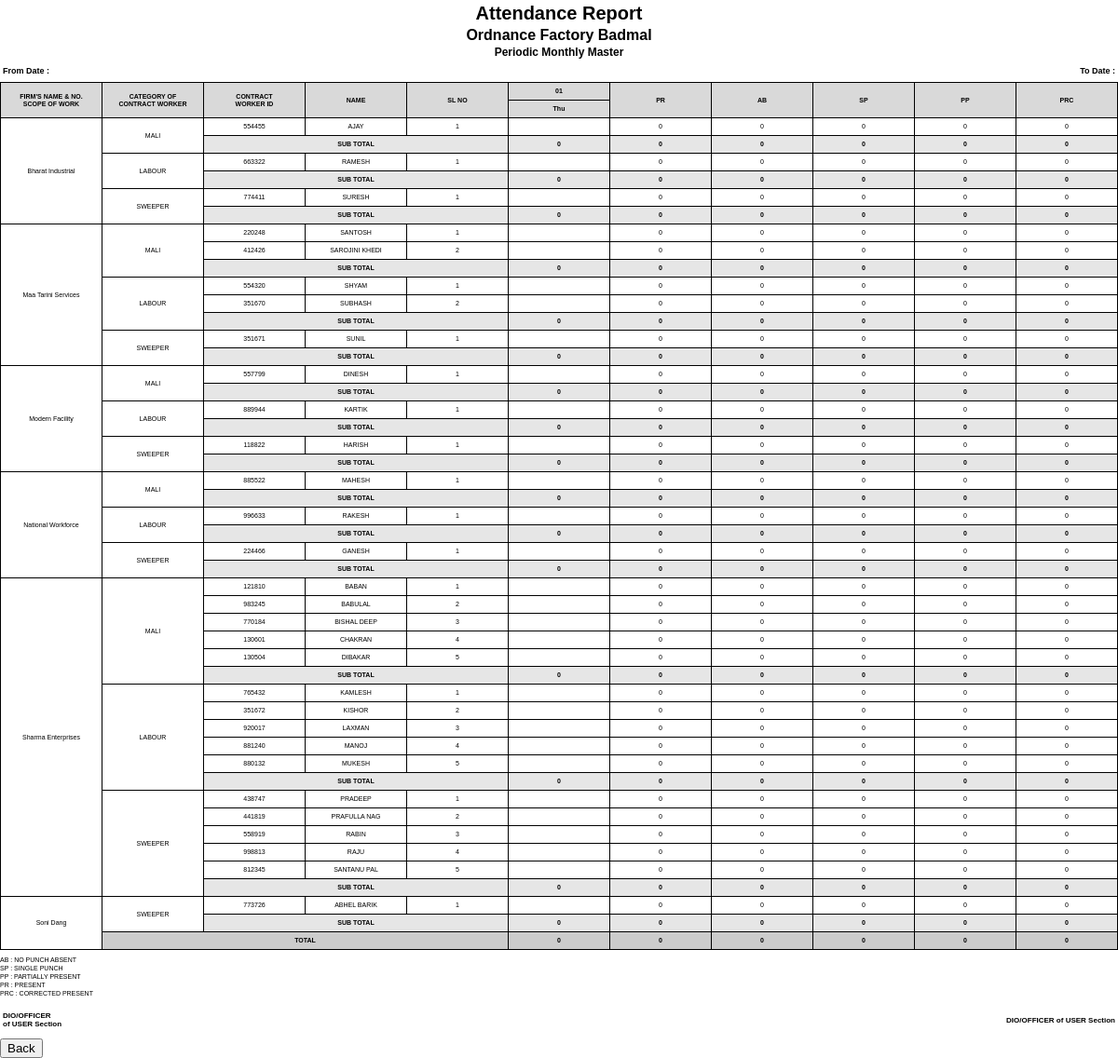
/adminreportgen.php (signed in), run on the app's committed database.
### tables this page shows
CREATE TABLE `master` (
  `id` int(11) NOT NULL,
  `contractor_name` varchar(100) DEFAULT NULL,
  `category` varchar(50) DEFAULT NULL,
  `employee_id` varchar(6) NOT NULL,
  `employee_name` varchar(100) DEFAULT NULL,
  `aadhaar_number` varchar(12) NOT NULL,
  `phone_number` varchar(10) NOT NULL,
  `dob` date DEFAULT NULL,
  `address` varchar(255) DEFAULT NULL
);

### adminreportgen.php (the view, shortened to what this page needs)
<?php
include 'db_connect.php';
$from_date = $_GET['fromDate'];
$to_date   = $_GET['toDate'];
?>
<!DOCTYPE html>
<html>
<head>
</head>
<body>
<div class="header-title">
Attendance Report
</div>
<div class="header-title" style="font-size:16px;">
Ordnance Factory Badmal
</div>
<div class="header-subtitle">
Periodic Monthly Master
</div>
<table class="date-row">
<tr>
<td>
From Date :
</td>
<td style="text-align:right;">
To Date :
</td>
</tr>
</table>
<table class="report-table">
<tr>
<th rowspan="2">
FIRM'S NAME & NO.<br>
SCOPE OF WORK
</th>
<th rowspan="2">
CATEGORY OF<br>
CONTRACT WORKER
</th>
<th rowspan="2">
CONTRACT<br>
WORKER ID
</th>
<th rowspan="2">
NAME
</th>
<th rowspan="2">
SL NO
</th>
<?php
$date_array = [];
$start = strtotime($from_date);
$end   = strtotime($to_date);
while ($start <= $end) {
    $date_array[] = date('Y-m-d', $start);
    echo "<th>" . date('d', $start) . "</th>";
    $start = strtotime('+1 day', $start);
}
?>
<th rowspan="2">PR</th>
<th rowspan="2">AB</th>
<th rowspan="2">SP</th>
<th rowspan="2">PP</th>
<th rowspan="2">PRC</th>
</tr>
<tr>
<?php
$start = strtotime($from_date);
$end   = strtotime($to_date);
while ($start <= $end) {
    echo "<th>" . date('D', $start) . "</th>";
    $start = strtotime('+1 day', $start);
}
?>
</tr>
<?php
$grand_pr = 0;
$grand_ab = 0;
$grand_sp = 0;
$grand_pp = 0;
$grand_prc = 0;
$contractor_query = "
SELECT DISTINCT contractor_name
FROM master
ORDER BY contractor_name
";
$contractor_result = mysqli_query(
    $connection,
    $contractor_query
);
while ($contractor = mysqli_fetch_assoc($contractor_result)) {
    $current_contractor = $contractor['contractor_name'];
    $contractor_count_query = "
    SELECT COUNT(*) AS total
    FROM master
    WHERE contractor_name =
    '$current_contractor'
    ";
    $contractor_count_result = mysqli_query(
        $connection,
        $contractor_count_query
    );
    $contractor_total =
    mysqli_fetch_assoc(
        $contractor_count_result
    )['total'];
    $show_contractor = true;
    $category_query = "
    SELECT DISTINCT category
    FROM master
    WHERE contractor_name =
    '$current_contractor'
    ORDER BY FIELD(
        category,
        'MALI',
        'LABOUR',
        'SWEEPER'
    )
    ";
    $category_result = mysqli_query(
        $connection,
        $category_query
    );
    while ($category = mysqli_fetch_assoc($category_result)) {
        $current_category = $category['category'];
        $category_count_query = "
        SELECT COUNT(*) AS total
        FROM master
        WHERE contractor_name =
        '$current_contractor'
        AND category =
        '$current_category'
        ";
        $category_count_result = mysqli_query(
            $connection,
            $category_count_query
        );
        $category_total =
        mysqli_fetch_assoc(
            $category_count_result
        )['total'];
        $worker_query = "
        SELECT *
        FROM master
        WHERE contractor_name =
        '$current_contractor'
        AND category =
        '$current_category'
        ";
        $worker_result = mysqli_query(
            $connection,
            $worker_query
        );
        $show_category = true;
        $sl_no = 1;
        $subtotal_pr = 0;
        $subtotal_ab = 0;
        $subtotal_sp = 0;
        $subtotal_pp = 0;
        $subtotal_prc = 0;
        while ($worker = mysqli_fetch_assoc($worker_result)) {
            echo "<tr>";
            if ($show_contractor) {
                echo
                "<td rowspan='" .
                ($contractor_total + 3) .
                "'>"
                .
                $current_contractor
                .
                "</td>";
                $show_contractor = false;
            }
            if ($show_category) {
                echo
                "<td rowspan='" .
                ($category_total + 1) .
                "'>"
                .
                $current_category
                .
                "</td>";
                $show_category = false;
            }
            echo "<td>" . $worker['employee_id'] . "</td>";
            echo "<td>" . $worker['employee_name'] . "</td>";
            echo "<td>" . $sl_no++ . "</td>";
            $pr  = 0;
            $ab  = 0;
            $sp  = 0;
            $pp  = 0;
            $prc = 0;
            foreach ($date_array as $date) {
                $attendance_query = "
                SELECT status
                FROM attendance_final
                WHERE employee_id =
                '{$worker['employee_id']}'
                AND attendance_date =
                '$date'
                ";
                $attendance_result = mysqli_query(
                    $connection,
                    $attendance_query
                );
                if (mysqli_num_rows($attendance_result) > 0) {
                    $attendance =
                    mysqli_fetch_assoc(
                        $attendance_result
                    );
                    $status =
                    $attendance['status'];
                    $current_day =
date(
    'D',
    strtotime($date)
);
if (
    $current_day == 'Sun'
) {
    $wff = false;
}
if (
    $current_day == 'Sun'
    &&
    (
        $status == 'PR'
        ||
        $status == 'PRC'
    )
) {
    $wff = true;
}
                }
                else {
                    $status = "";
                }
                echo "<td>$status</td>";
            }
            echo "<td>$pr</td>";
            echo "<td>$ab</td>";
            echo "<td>$sp</td>";
            echo "<td>$pp</td>";
            echo "<td>$prc</td>";
            echo "</tr>";
            $subtotal_pr += $pr;
            $subtotal_ab += $ab;
            $subtotal_sp += $sp;
            $subtotal_pp += $pp;
            $subtotal_prc += $prc;
        }
      $subtotal_colspan = 3;
echo "<tr class='subtotal'>";
echo "<td colspan='$subtotal_colspan'>SUB TOTAL</td>";
foreach ($date_array as $date) {
    $day_query = "
    SELECT COUNT(*) AS total
    FROM attendance_final af
    INNER JOIN master m
    ON af.employee_id = m.employee_id
    WHERE m.contractor_name = '$current_contractor'
    AND m.category = '$current_category'
    AND af.attendance_date = '$date'
    AND af.status IN ('PR')
    ";
    $day_result = mysqli_query(
        $connection,
        $day_query
    );
    $day_data = mysqli_fetch_assoc(
        $day_result
    );
    $day_total = $day_data['total'];
    echo "<td>$day_total</td>";
}
echo "<td>$subtotal_pr</td>";
echo "<td>$subtotal_ab</td>";
echo "<td>$subtotal_sp</td>";
echo "<td>$subtotal_pp</td>";
echo "<td>$subtotal_prc</td>";
echo "</tr>";
        $grand_pr += $subtotal_pr;
        $grand_ab += $subtotal_ab;
        $grand_sp += $subtotal_sp;
        $grand_pp += $subtotal_pp;
        $grand_prc += $subtotal_prc;
    }
}
echo "<tr class='total'>";
echo "<td colspan='4'>TOTAL</td>";
foreach ($date_array as $date) {
    $grand_query = "
    SELECT COUNT(*) AS total
    FROM attendance_final
    WHERE attendance_date = '$date'
    AND status IN ('PR')
    ";
    $grand_result = mysqli_query(
        $connection,
        $grand_query
    );
    $grand_data = mysqli_fetch_assoc(
        $grand_result
    );
    $grand_day_total = $grand_data['total'];
    echo "<td>$grand_day_total</td>";
}
echo "<td>$grand_pr</td>";
echo "<td>$grand_ab</td>";
echo "<td>$grand_sp</td>";
echo "<td>$grand_pp</td>";
echo "<td>$grand_prc</td>";
echo "</tr>";
?>
</table>
<div class="footer">
AB : NO PUNCH ABSENT<br>
SP : SINGLE PUNCH<br>
PP : PARTIALLY PRESENT<br>
PR : PRESENT<br>
PRC : CORRECTED PRESENT
</div>
<table class="signature">
<tr>
<td>
DIO/OFFICER<br>
of USER Section
</td>
<td style="text-align:right;">
DIO/OFFICER of USER Section
</td>
</tr>
</table>
<div class="back-btn">
<button onclick="window.location.href='adminreport.php'">
Back
</button>
</div>
</body>
</html>

### adminreportgen.php (style rules this page uses)
body { font-family: Arial, sans-serif; margin: 0; padding: 0; font-size: 8px; }
.header-title { text-align: center; font-size: 20px; font-weight: bold; margin-top: 3px; margin-bottom: 2px; }
.header-subtitle { text-align: center; font-size: 12px; font-weight: bold; margin-bottom: 5px; }
.date-row { width: 100%; margin-bottom: 4px; font-size: 9px; font-weight: bold; }
.date-row td { border: none; }
.report-table { width: 100%; border-collapse: collapse; table-layout: fixed; }
.report-table th, .report-table td { border: 1px solid black; padding: 1px; text-align: center; font-size: 7px; line-height: 1.1; height: 16px; word-break: break-word; }
.report-table th { background: #d9d9d9; font-weight: bold; }
.subtotal { background: #e6e6e6; font-weight: bold; }
.total { background: #cccccc; font-weight: bold; }
.footer { margin-top: 6px; font-size: 7px; line-height: 1.3; }
.signature { margin-top: 12px; width: 100%; }
.signature td { border: none; font-size: 8px; font-weight: bold; }
.back-btn { margin-top: 8px; }

### data on the page
master: current_contractor "Bharat Industrial", current_category "MALI", employee "554455", employee_name "AJAY", pr "0", ab "0", sp "0", pp "0", prc "0"
master: current_category "LABOUR", employee "663322", employee_name "RAMESH", pr "0", ab "0", sp "0", pp "0", prc "0"
master: current_category "SWEEPER", employee "774411", employee_name "SURESH", pr "0", ab "0", sp "0", pp "0", prc "0"
master: current_contractor "Maa Tarini Services", current_category "MALI", employee "220248", employee_name "SANTOSH", pr "0", ab "0", sp "0", pp "0", prc "0"
master: employee "412426", employee_name "SAROJINI KHEDI", pr "0", ab "0", sp "0", pp "0", prc "0"
master: current_category "LABOUR", employee "554320", employee_name "SHYAM", pr "0", ab "0", sp "0", pp "0", prc "0"
master: employee "351670", employee_name "SUBHASH", pr "0", ab "0", sp "0", pp "0", prc "0"
master: current_category "SWEEPER", employee "351671", employee_name "SUNIL", pr "0", ab "0", sp "0", pp "0", prc "0"
master: current_contractor "Modern Facility", current_category "MALI", employee "557799", employee_name "DINESH", pr "0", ab "0", sp "0", pp "0", prc "0"
master: current_category "LABOUR", employee "889944", employee_name "KARTIK", pr "0", ab "0", sp "0", pp "0", prc "0"
master: current_category "SWEEPER", employee "118822", employee_name "HARISH", pr "0", ab "0", sp "0", pp "0", prc "0"
master: current_contractor "National Workforce", current_category "MALI", employee "885522", employee_name "MAHESH", pr "0", ab "0", sp "0", pp "0", prc "0"
master: current_category "LABOUR", employee "996633", employee_name "RAKESH", pr "0", ab "0", sp "0", pp "0", prc "0"
master: current_category "SWEEPER", employee "224466", employee_name "GANESH", pr "0", ab "0", sp "0", pp "0", prc "0"
master: current_contractor "Sharma Enterprises", current_category "MALI", employee "121810", employee_name "BABAN", pr "0", ab "0", sp "0", pp "0", prc "0"
master: employee "983245", employee_name "BABULAL", pr "0", ab "0", sp "0", pp "0", prc "0"
master: employee "770184", employee_name "BISHAL DEEP", pr "0", ab "0", sp "0", pp "0", prc "0"
master: employee "130601", employee_name "CHAKRAN", pr "0", ab "0", sp "0", pp "0", prc "0"
master: employee "130504", employee_name "DIBAKAR", pr "0", ab "0", sp "0", pp "0", prc "0"
master: current_category "LABOUR", employee "765432", employee_name "KAMLESH", pr "0", ab "0", sp "0", pp "0", prc "0"
master: employee "351672", employee_name "KISHOR", pr "0", ab "0", sp "0", pp "0", prc "0"
master: employee "920017", employee_name "LAXMAN", pr "0", ab "0", sp "0", pp "0", prc "0"
master: employee "881240", employee_name "MANOJ", pr "0", ab "0", sp "0", pp "0", prc "0"
master: employee "880132", employee_name "MUKESH", pr "0", ab "0", sp "0", pp "0", prc "0"
master: current_category "SWEEPER", employee "438747", employee_name "PRADEEP", pr "0", ab "0", sp "0", pp "0", prc "0"
master: employee "441819", employee_name "PRAFULLA NAG", pr "0", ab "0", sp "0", pp "0", prc "0"
master: employee "558919", employee_name "RABIN", pr "0", ab "0", sp "0", pp "0", prc "0"
master: employee "998813", employee_name "RAJU", pr "0", ab "0", sp "0", pp "0", prc "0"
master: employee "812345", employee_name "SANTANU PAL", pr "0", ab "0", sp "0", pp "0", prc "0"
master: current_contractor "Soni Dang", current_category "SWEEPER", employee "773726", employee_name "ABHEL BARIK", pr "0", ab "0", sp "0", pp "0", prc "0"

### other printed values
date('d', $start) "01"
date('D', $start) "Thu"
$day_total "0"
$subtotal_pr "0"
$subtotal_ab "0"
$subtotal_sp "0"
$subtotal_pp "0"
$subtotal_prc "0"
$grand_day_total "0"
$grand_pr "0"
$grand_ab "0"
$grand_sp "0"
$grand_pp "0"
$grand_prc "0"
